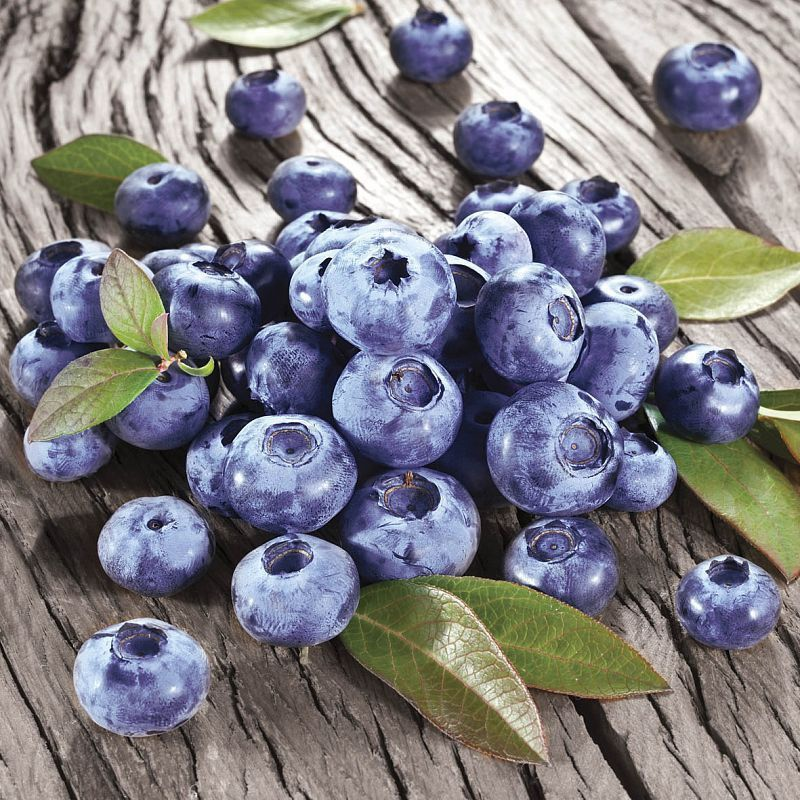
#> input picture images/lab5.jpg, 800 x 800 px
$ jupyter execute --allow-errors Lab5.ipynb   (shell and % lines are left out)
#> lines starting #> are read from the running program, lines starting #| are printed output that depends on the picture; after the words box and inside, x2 and y2 are one past the last pixel; in counts of white or black regions, pixels touching at a corner belong together
[cell 1]
from IPython.core.interactiveshell import InteractiveShell

InteractiveShell.ast_node_interactivity = "all"

[cell 2]
import sys
sys.path.append('../')
import matplotlib.pyplot as plt
import cv2 as cv
import numpy as np
from utility import util
from matplotlib import colors
from matplotlib.colors import hsv_to_rgb

Загружаем изображение. Преобразуем в модель RGB

[cell 3]
image = cv.imread('../images/lab5.jpg')
#> image is the input picture: shape (800, 800, 3); mean B, G, R 132.8, 126.6, 127.7
image_rgb = cv.cvtColor(image, cv.COLOR_BGR2RGB)
plt.imshow(image_rgb)
#> (this line was passed over: IPython is not available in this run)
plt.show();

Преобразуем изображение в цветовую модель HSV

Отобразим разные каналы полученного изображения на трехмерном графике

[cell 4]
image_hsv = cv.cvtColor(image_rgb, cv.COLOR_RGB2HSV)
#> image_hsv: shape (800, 800, 3); mean H, S, V 60, 59.5, 145.3
h, s, v = cv.split(image_hsv)
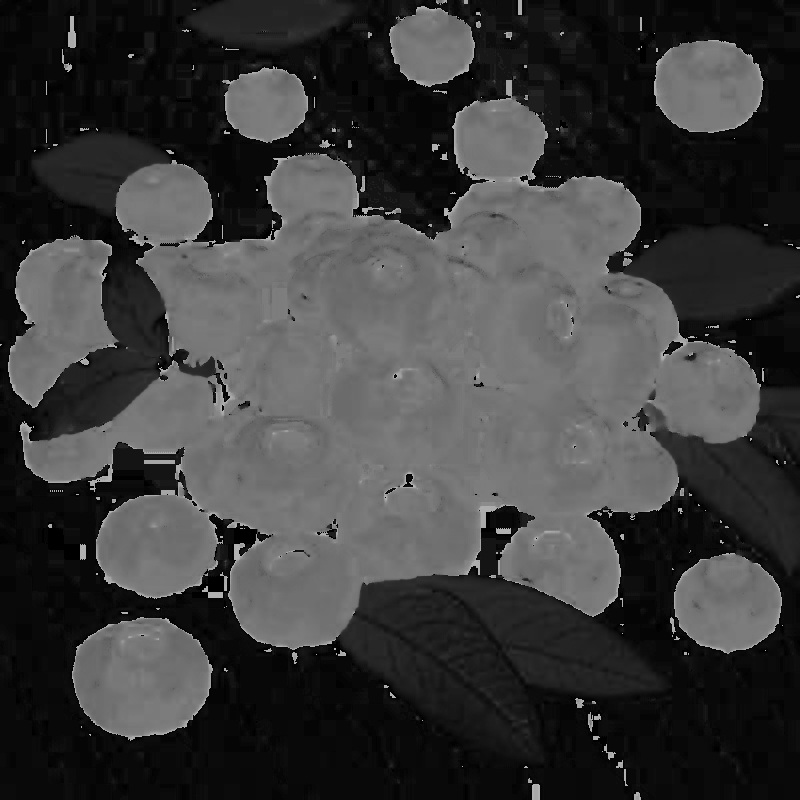
#> h: shape (800, 800); min 0, max 179, mean 60
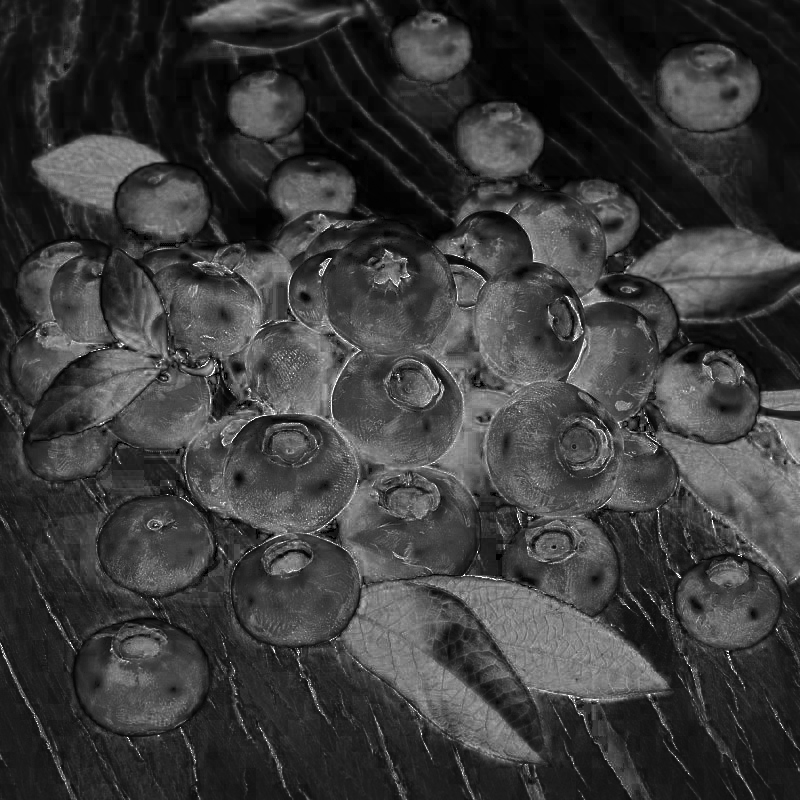
#> s: shape (800, 800); min 0, max 255, mean 59.5
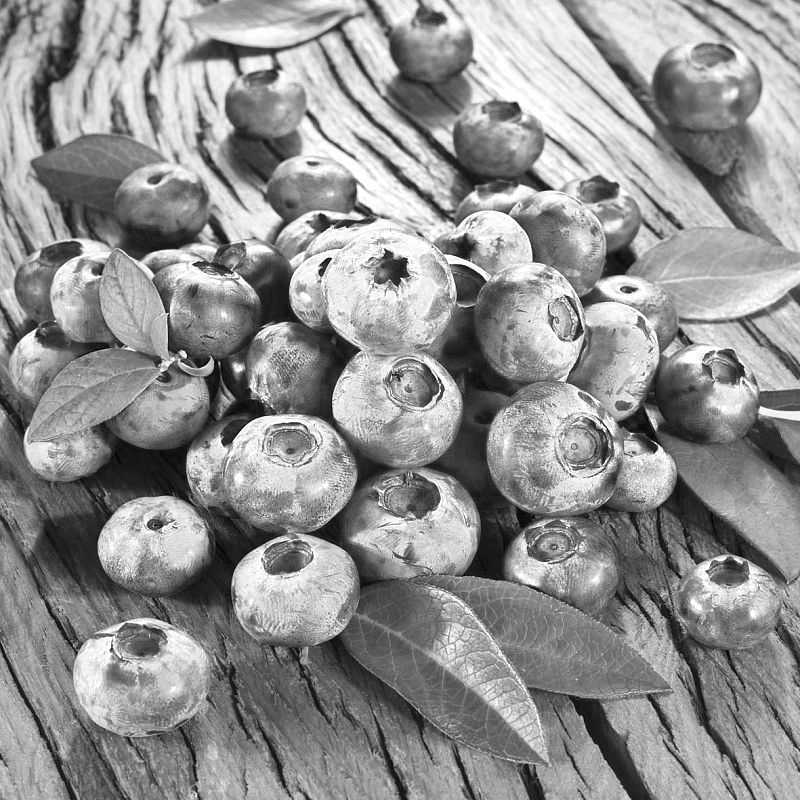
#> v: shape (800, 800); min 0, max 255, mean 145.3
#> (the rest of this cell did not finish here and is left out)

Создадим маски для разных оттенков синего цвета

[cell 5]
#lower_blue = np.array([70,0,0])
#upper_blue = np.array([150,255,255])

lower_blue = np.array([70,0,0])
upper_blue = np.array([150,255,255])
lo_square = np.full((10, 10, 3), lower_blue, dtype=np.uint8) / 255.0
do_square = np.full((10, 10, 3), upper_blue, dtype=np.uint8) / 255.0

plt.subplot(1, 2, 1)
#> (this line was passed over: IPython is not available in this run)
plt.imshow(hsv_to_rgb(lo_square))
#> (this line was passed over: IPython is not available in this run)
plt.subplot(1, 2, 2)
#> (this line was passed over: IPython is not available in this run)
plt.imshow(hsv_to_rgb(do_square))
#> (this line was passed over: IPython is not available in this run)
plt.show()

mask = cv.inRange(image_hsv, lower_blue, upper_blue)
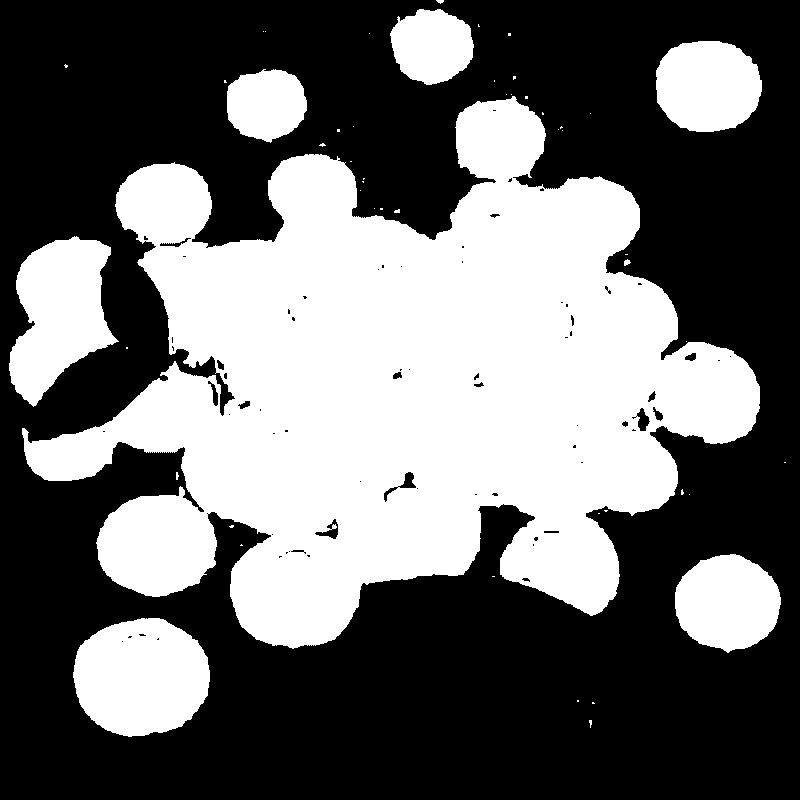
#> mask: shape (800, 800); 41.7% white; 51 white regions (42 under 20 px), largest, box (x1, y1, x2, y2) and area: (22, 96, 760, 649) 217112, (73, 618, 210, 737) 12735, (9, 236, 119, 407) 11477
result = cv.bitwise_and(image_rgb, image_rgb, mask=mask)
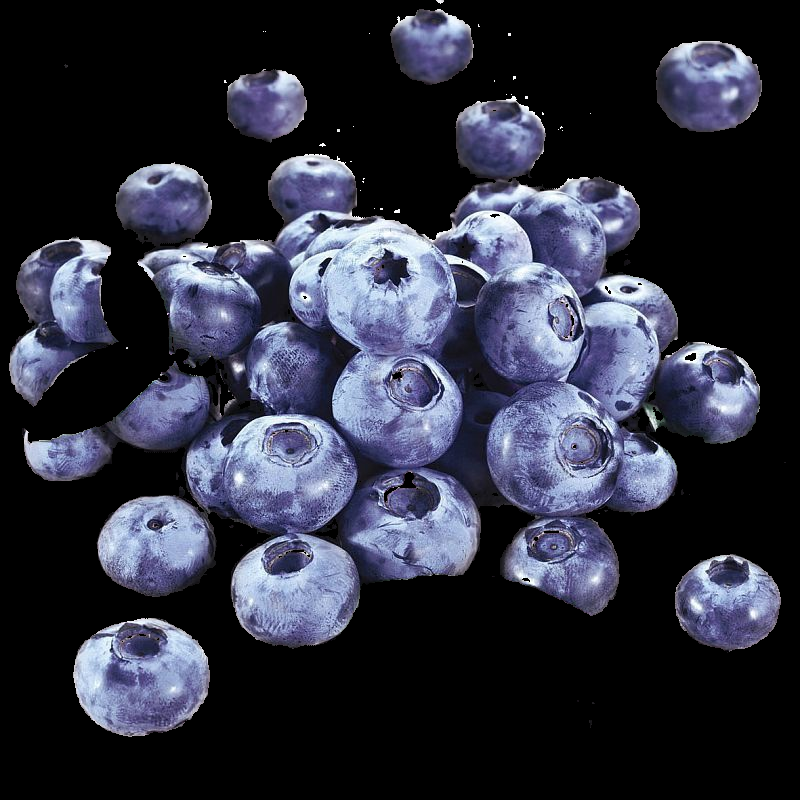
#> result: shape (800, 800, 3); mean R, G, B 45.8, 48, 62.4

plt.figure(figsize=(15,20))
#> (this line was passed over: IPython is not available in this run)
plt.subplot(1, 3, 1)
#> (this line was passed over: IPython is not available in this run)
plt.imshow(image_rgb)
plt.subplot(1, 3, 2)
plt.imshow(mask, cmap="gray")
plt.subplot(1, 3, 3)
plt.imshow(result)
plt.show();
